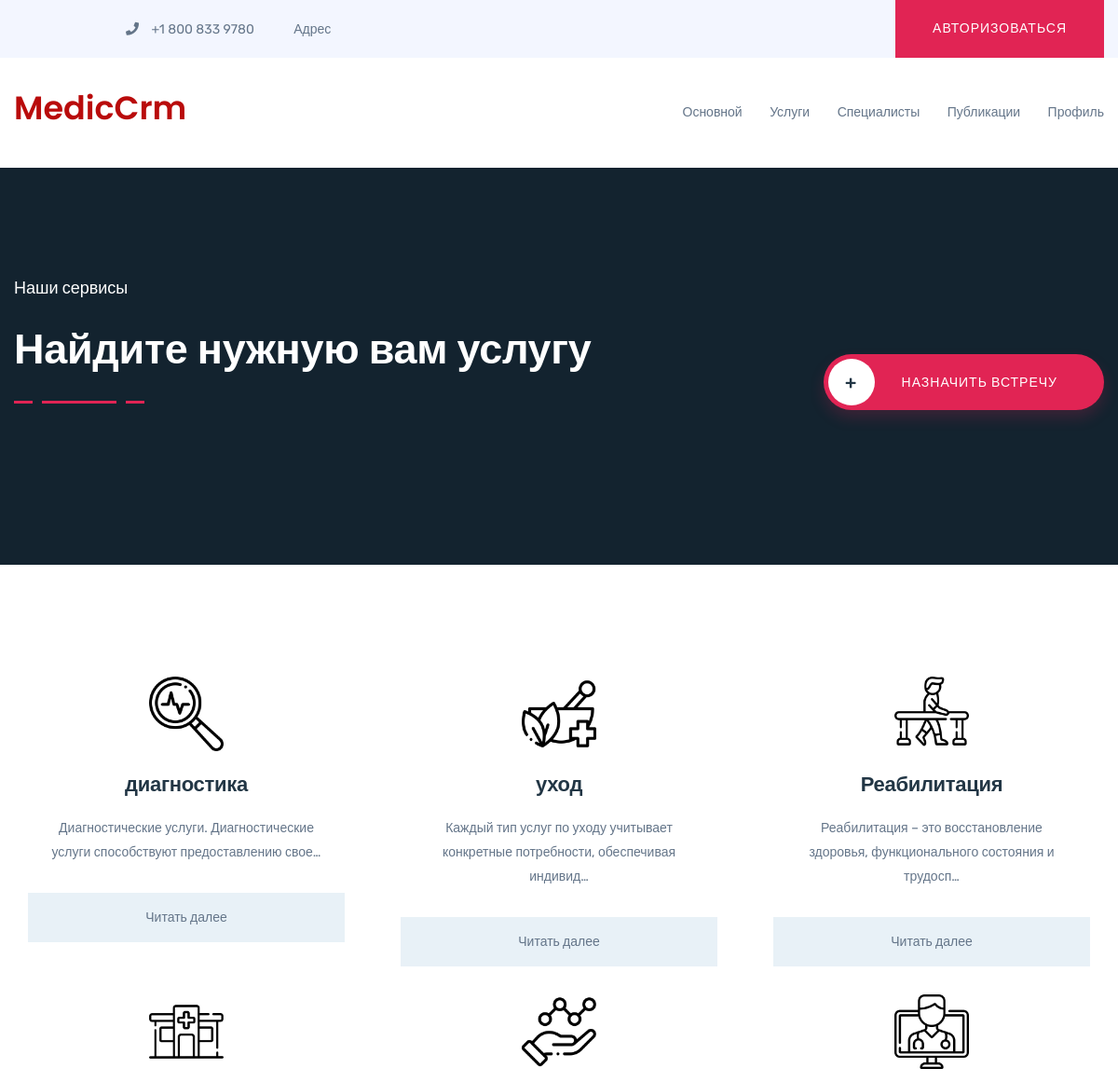
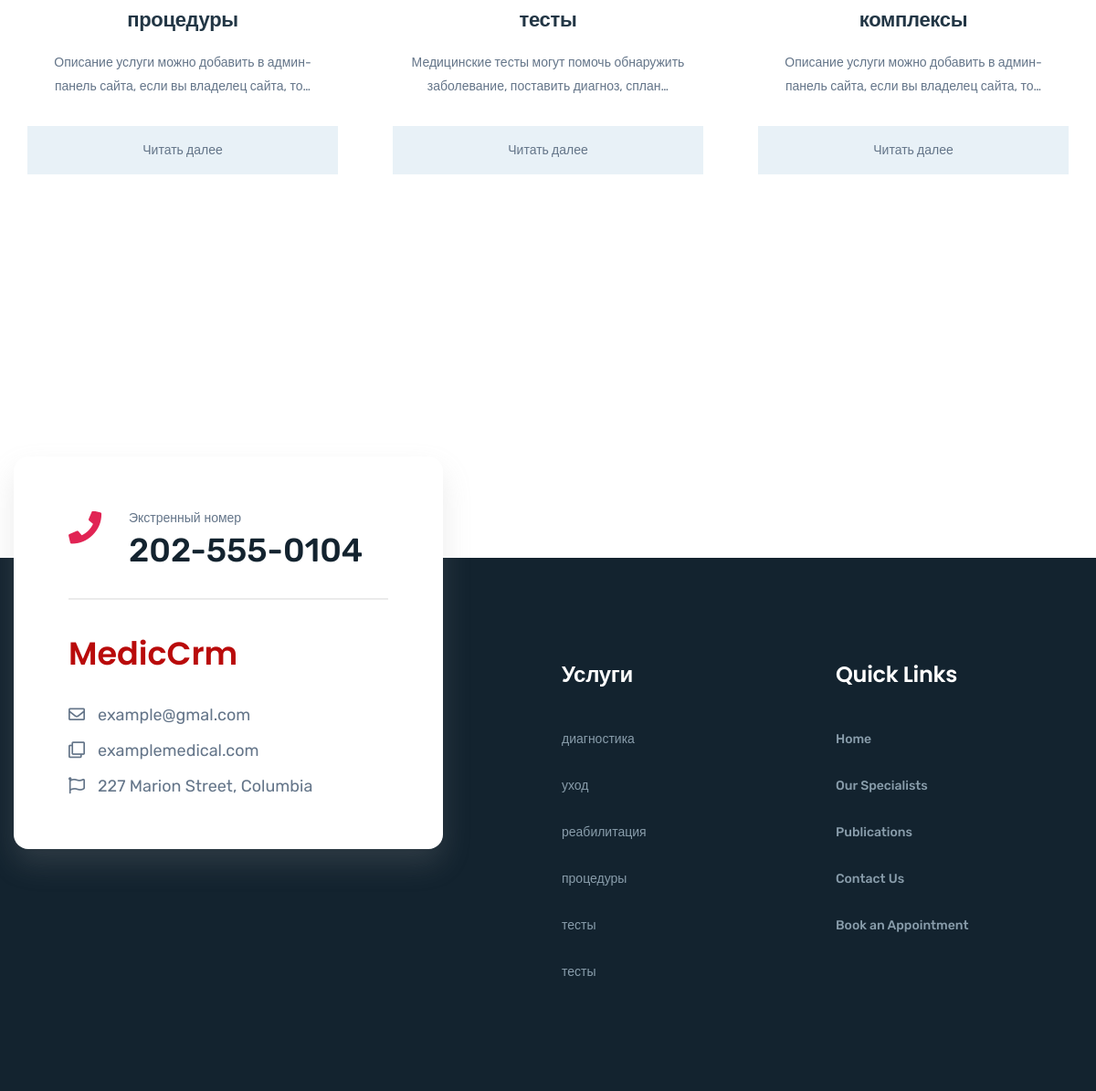
The page /service/ on the database as committed earlier (2 pictures, top to bottom).
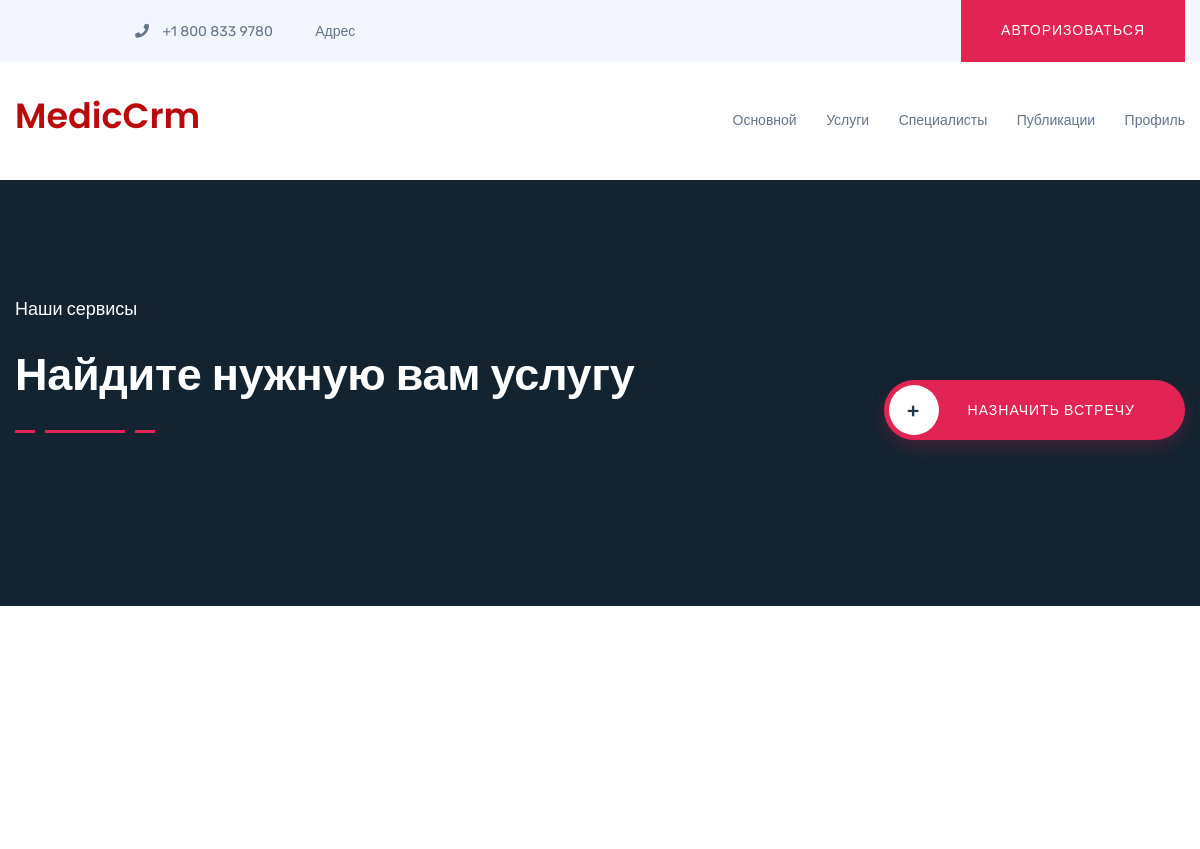
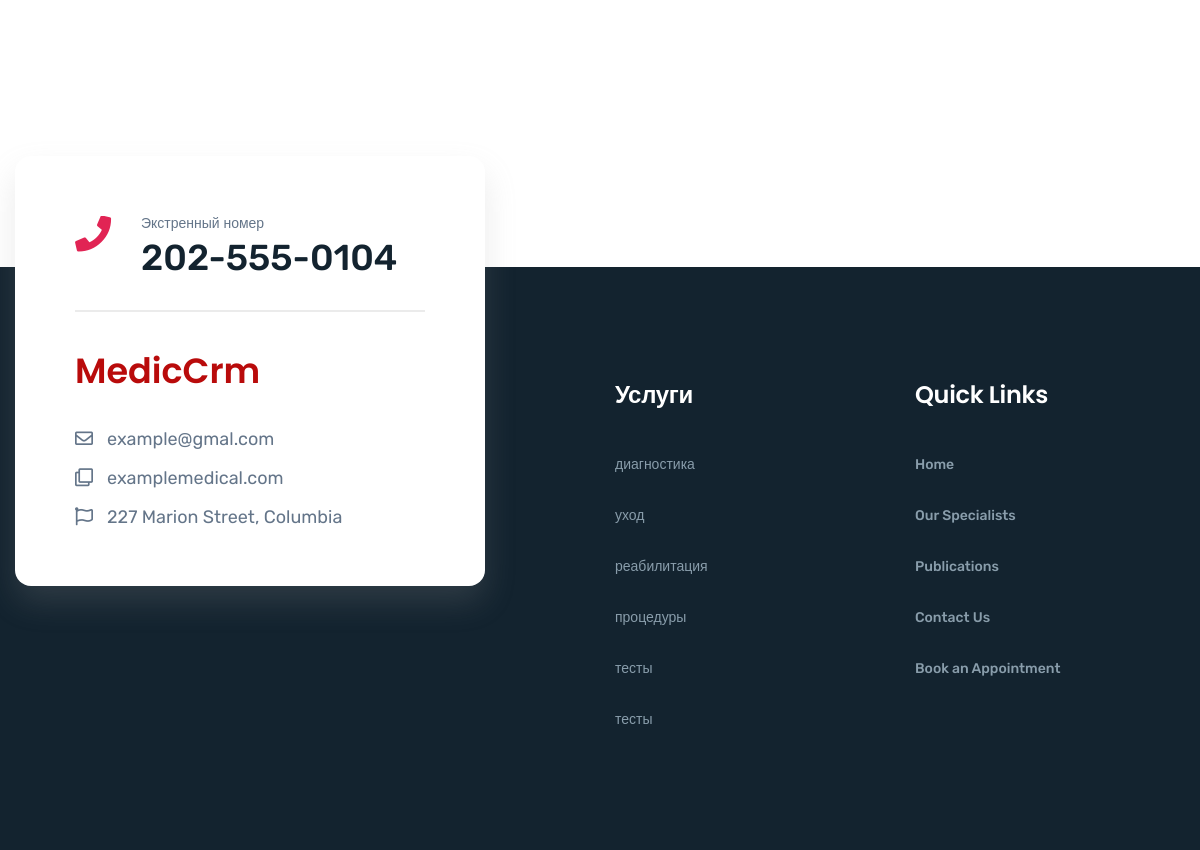
The same page on the database as committed later (2 pictures, top to bottom).
### service/models.py (models this page shows, shortened)
class Services(models.Model):
    image = models.ImageField(upload_to="service/", blank=True, null=True)
    name = models.CharField(max_length=200, blank=True)
    slug = models.SlugField(unique=True, blank=True)
    description = models.TextField(blank=True)

### service/views.py (the view, shortened to what this page needs)
# urls.py: path("", ServiceView.as_view(), name="service"),
class ServiceView(View):
    template_name = "pages/service/services-2.html"
    def get_context_data(self):
        context = {
            "services" : Services.objects.all()
        }
        return context
    def get(self, request):
        context = self.get_context_data()
        return render(request, self.template_name, context)

### templates/pages/service/services-2.html
{% extends 'wrapper.html' %}
{% load static %}
{% block content %}
      <section class="about-area pt-120 pb-90 primary-bg">
        <div class="container">
            <div class="row">
                <div class="col-xl-7 col-lg-8 col-md-12">
                    <div class="section-title pos-rel mb-75">
                        <div class="section-text pos-rel" >
                            <h5 style="color: white;">Наши сервисы</h5>
                            <h1 style="color: white;">Найдите нужную вам услугу</h1>
                        </div>
                        <div class="section-line pos-rel">
                            <img src="{% static 'img/shape/section-title-line.png' %}" alt="">
                        </div>
                    </div>
                </div>
                <div class="col-xl-5 col-lg-4">
                    <div class="section-button text-right pt-80">
                        <a data-animation="fadeInLeft" data-delay=".6s" href="{% url 'appointment:appointment_main' %}"
                            class="btn btn-icon ml-0"><span>+</span>назначить встречу</a>
                    </div>
                </div>
            </div>
        </div>
      </section>
      <section class="about-area pt-120 pb-90">
            <div class="container">
                <div class="row">
                    {% for i in services %}
                    <div class="col-xl-4 col-lg-4 col-md-6">
                        <div class="service-box-3 mb-30 text-center">
                            <div class="service-content-box">
                                <div class="service-content">
                                    <div class="image mb-4">
                                        <img src="{{ i.image.url }}" alt="" width="80px" height="80px">
                                    </div>
                                    <h3><a href="{% url 'service_app:service_detail' i.slug %}">{{ i.name }}</a></h3>
                                    <p>
                                        {{ i.description|truncatechars:80 }}
                                    </p>
                                </div>
                                <a href="{% url 'service_app:service_detail' i.slug %}" class="service-link">Читать далее</a>
                            </div>
                        </div>
                    </div>
                    {% endfor %}
                </div>
            </div>
      </section>
{% endblock content%}

Rows that differ between the two databases and show on the page:
removed Services: image (picture), name "диагностика", description "Диагностические услуги. Диагностические услуги способствуют предоставлению свое…"
removed Services: image (picture), name "уход", description "Каждый тип услуг по уходу учитывает конкретные потребности, обеспечивая индивид…"
removed Services: image (picture), name "Реабилитация", description "Реабилитация – это восстановление здоровья, функционального состояния и трудосп…"
removed Services: image (picture), name "процедуры", description "Описание услуги можно добавить в админ-панель сайта, если вы владелец сайта, то…"
removed Services: image (picture), name "тесты", description "Медицинские тесты могут помочь обнаружить заболевание, поставить диагноз, сплан…"
removed Services: image (picture), name "комплексы", description "Описание услуги можно добавить в админ-панель сайта, если вы владелец сайта, то…"
